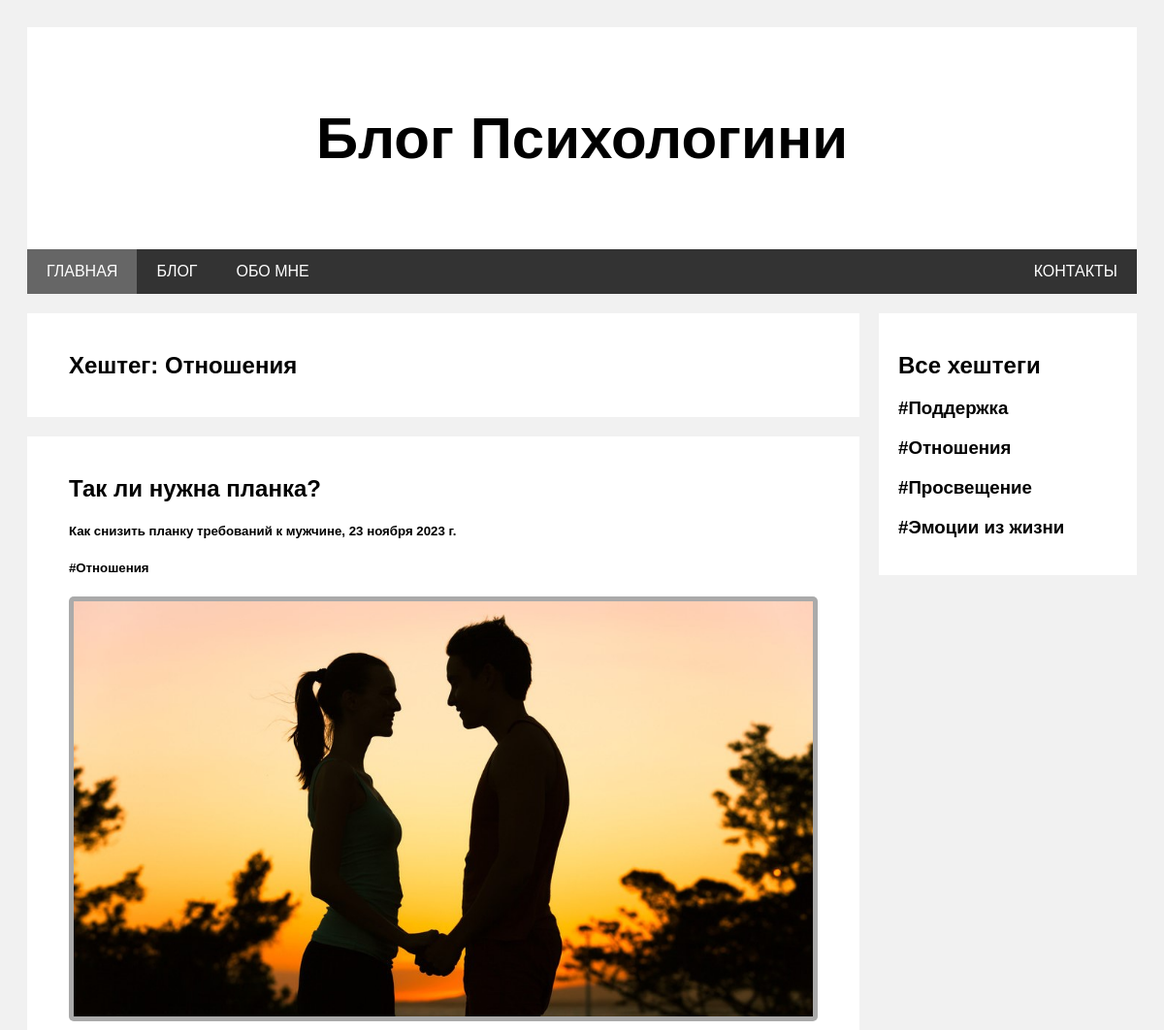
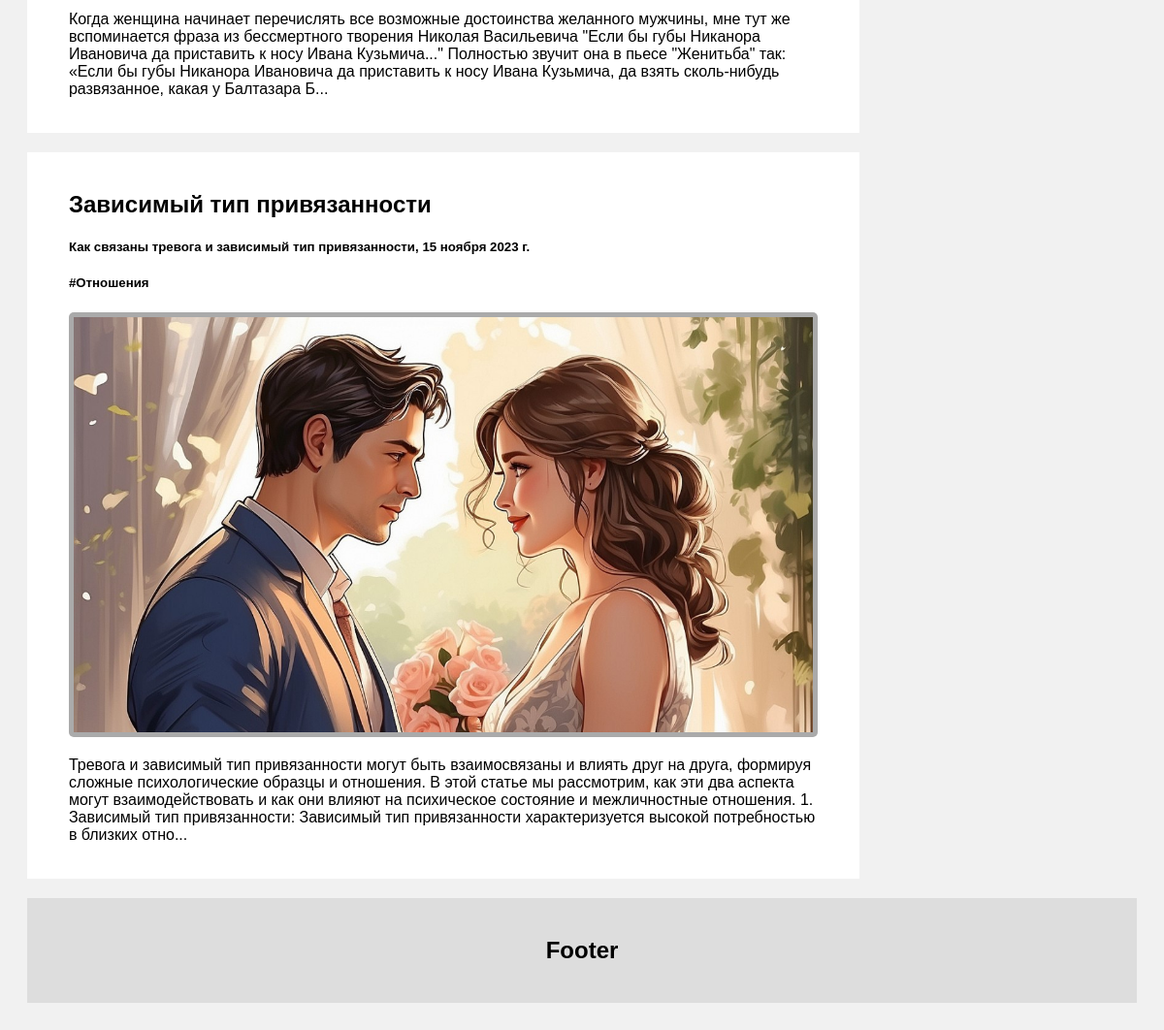
/hashtags/otnosheniya, run on the app's committed database (2 pictures, top to bottom).
### blog/models.py (models this page shows, shortened)
class Hashtag(models.Model):
    title = models.CharField(max_length=20, verbose_name="Хештег")
    slug = models.SlugField(null=False, db_index=True)
    def get_url(self):
        return reverse("hashtag_details", args=[self.slug])

class Post(models.Model):
    title = models.CharField(max_length=30, verbose_name="Название")
    description = models.CharField(max_length=50, verbose_name="Описание")
    date = models.DateField(verbose_name="Дата")
    content = models.TextField(verbose_name="Контент")
    hashtag = models.ManyToManyField(Hashtag, verbose_name="Хештег", blank=True)
    image = models.FileField(
        upload_to="jpeg", verbose_name="Изображение", blank=True, null=True
    )
    slug = models.SlugField(null=False, db_index=True)
    def get_url(self):
        return reverse("post_details", args=[self.slug])

### blog/views.py (the view)
class DetailHashtagView(DetailView):
    template_name = "blog/one_hashtag.html"
    model = Hashtag

### context_processors/get_hashtags.py (called while the page is built)
def get_hashtags(request):
    return {"hashtags": Hashtag.objects.all()}

### blog/templates/blog/one_hashtag.html
{% extends 'base.html' %}
{% block content %}
    <div class="leftcolumn">
        <div class="card">
            <h2>Хештег: {{ hashtag.title }}</h2>
        </div>
        {% for sign_post in hashtag.post_set.all %}
            <div class="card">
                <a href="{{ sign_post.get_url }}"><h2>{{ sign_post.title }}</h2></a>
                <h5>{{ sign_post.description }}, {{ sign_post.date }}</h5>
                <h5>
                    {% for hashtag in sign_post.hashtag.all %}
                        <a href="{{ hashtag.get_url }}">#{{ hashtag.title }}</a>
                    {% endfor %}
                </h5>
                <img class="image" src="{{ sign_post.image.url }}" alt="Изображение не прикреплено">
                <p>{{ sign_post.content|slice:':400'}}...</p>
            </div>
        {% endfor %}
    </div>
{% endblock %}

### templates/includes/right_column.html
<div class="rightcolumn">
    <div class="card">
        <h2>Все хештеги</h2>
        <ul>
            {% for hashtag in hashtags%}
                <li><a href="{{ hashtag.get_url }}"><h3>#{{ hashtag.title }}</h3></a></li>
            {% endfor %}
        </ul>
    </div>
</div>

### static/css/base.css (style rules this page uses)
* { box-sizing: border-box; }
body { font-family: Arial; padding: 20px; background: #f1f1f1; }
.leftcolumn { float: left; width: 75%; }
.rightcolumn { float: left; width: 25%; padding-left: 20px; }
.image { background-color: #aaa; width: 100%; padding: 5px; border-radius: 5px; }
.card { background-color: white; padding: 20px; margin-top: 20px; }
.leftcolumn .card { padding: 20px 5% 20px 5%; }
a { color: black; text-decoration: none; }
li { list-style-type: none; }
ul { padding-left: 0; }

### data on the page
Hashtag: title "Отношения"
Post: title "Так ли нужна планка?", description "Как снизить планку требований к мужчине", date "23 ноября 2023 г.", image (picture), content "Когда женщина начинает перечислять все возможные достоинства желанного мужчины, мне тут же вспоминается фраза из бессмертного творения Николая Васильевича \"Если бы губы Никанора Ивановича да приставить к носу Ивана Кузьмича...\" Полностью звучит она в пьесе \"Женитьба\" так: «Если бы губы Никанора Ивановича да приставить к носу Ивана Кузьмича, да взять сколь-нибудь развязанное, какая у Балтазара Б"
Post: title "Зависимый тип привязанности", description "Как связаны тревога и зависимый тип привязанности", date "15 ноября 2023 г.", image (picture), content "Тревога и зависимый тип привязанности могут быть взаимосвязаны и влиять друг на друга, формируя сложные психологические образцы и отношения. В этой статье мы рассмотрим, как эти два аспекта могут взаимодействовать и как они влияют на психическое состояние и межличностные отношения. 1. Зависимый тип привязанности: Зависимый тип привязанности характеризуется высокой потребностью в близких отно"
Hashtag: title "Поддержка"
Hashtag: title "Просвещение"
Hashtag: title "Эмоции из жизни"
